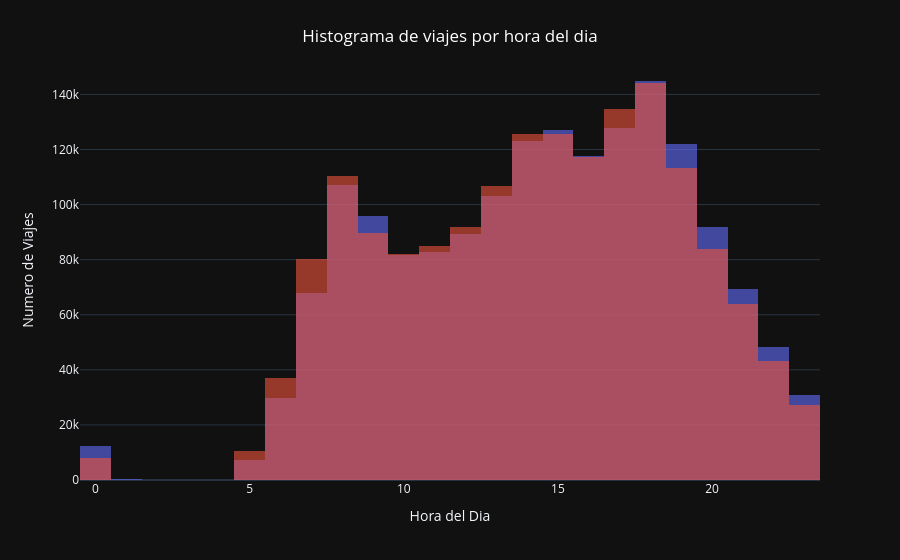

The cell this chart's notebook holds for it:
### Markdown cell above
#### Histograma de viajes por hora del dia

### Code cell
pipeline = [
    {
        '$project': {
            'fechas': [
                {
                    'tipo': "retiro",
                    'hora': {'$hour': '$viaje.fecha_retiro'}
                },
                {
                    'tipo': "arribo",
                    'hora': {'$hour': "$viaje.fecha_arribo"}
                }
            ]
        }
    },
    { 
        '$unwind': "$fechas"
    },
    {
        '$group': {
            '_id': {
                'hora': "$fechas.hora",
                'tipo': "$fechas.tipo"
            },
            'conteo': { '$sum': 1 }
        }
    },
    {
        '$project': {
            '_id': 0,
            'hora': '$_id.hora',
            'tipo': '$_id.tipo',
            'conteo': 1
        }
    }
]

viajes_horas = pd.DataFrame(list(Historico.objects.aggregate(pipeline)))
fig = px.histogram(viajes_horas, x="hora", y='conteo',
                    color="tipo", nbins=24,
                    labels={
                        "hora": "Hora del Dia",
                        "conteo": "Viajes",
                        "tipo": "Tipo de Movimiento"
                    },
                    hover_data={'hora': True, 'conteo': True, 'tipo': True}
                )

fig.update_traces(opacity=0.6)

fig.update_layout(
    template="plotly_dark",
    yaxis_title="Numero de Viajes",
    title={
        'text':'Histograma de viajes por hora del dia',
        'x': 0.5,
        'xanchor': 'center',
        'yanchor': 'top',
        'font': dict(color='white') 
    },
    showlegend=False,
    barmode='overlay'
)

fig.show()

### Figure 1 — Plotly figure (JSON) as saved in the notebook; plotly's stock layout.template omitted (floating-point values rounded to 4 significant figures)
{"data": [{"alignmentgroup": "True", "bingroup": "x", "histfunc": "sum", "hovertemplate": "Tipo de Movimiento=arribo<br>Hora del Dia=%{x}<br>sum of Viajes=%{y}<extra></extra>", "legendgroup": "arribo", "marker": {"color": "#636efa", "pattern": {"shape": ""}}, "name": "arribo", "nbinsx": 24, "offsetgroup": "arribo", "opacity": 0.6, "orientation": "v", "showlegend": true, "type": "histogram", "x": [4, 12, 15, 2, 19, 16, 10, 1, 17, 21, 3, 14, 9, 7, 5, 6, 8, 20, 0, 22, 23, 11, 13, 18], "xaxis": "x", "y": [10, 89386, 127096, 26, 122111, 117552, 81754, 526, 127833, 69176, 15, 123209, 95852, 68007, 7248, 29698, 107130, 91780, 12328, 48153, 30969, 82945, 102972, 144874], "yaxis": "y"}, {"alignmentgroup": "True", "bingroup": "x", "histfunc": "sum", "hovertemplate": "Tipo de Movimiento=retiro<br>Hora del Dia=%{x}<br>sum of Viajes=%{y}<extra></extra>", "legendgroup": "retiro", "marker": {"color": "#EF553B", "pattern": {"shape": ""}}, "name": "retiro", "nbinsx": 24, "offsetgroup": "retiro", "opacity": 0.6, "orientation": "v", "showlegend": true, "type": "histogram", "x": [18, 19, 23, 11, 12, 15, 22, 20, 14, 21, 9, 8, 6, 10, 7, 16, 5, 17, 0, 13], "xaxis": "x", "y": [144049, 113254, 27232, 84953, 91880, 125482, 43240, 83803, 125790, 63752, 89854, 110385, 36919, 82131, 80407, 117455, 10404, 134578, 8156, 106926], "yaxis": "y"}], "layout": {"barmode": "overlay", "legend": {"title": {"text": "Tipo de Movimiento"}, "tracegroupgap": 0}, "margin": {"t": 60}, "showlegend": false, "title": {"font": {"color": "white"}, "text": "Histograma de viajes por hora del dia", "x": 0.5, "xanchor": "center", "yanchor": "top"}, "xaxis": {"anchor": "y", "domain": [0, 1], "title": {"text": "Hora del Dia"}}, "yaxis": {"anchor": "x", "domain": [0, 1], "title": {"text": "Numero de Viajes"}}}}
